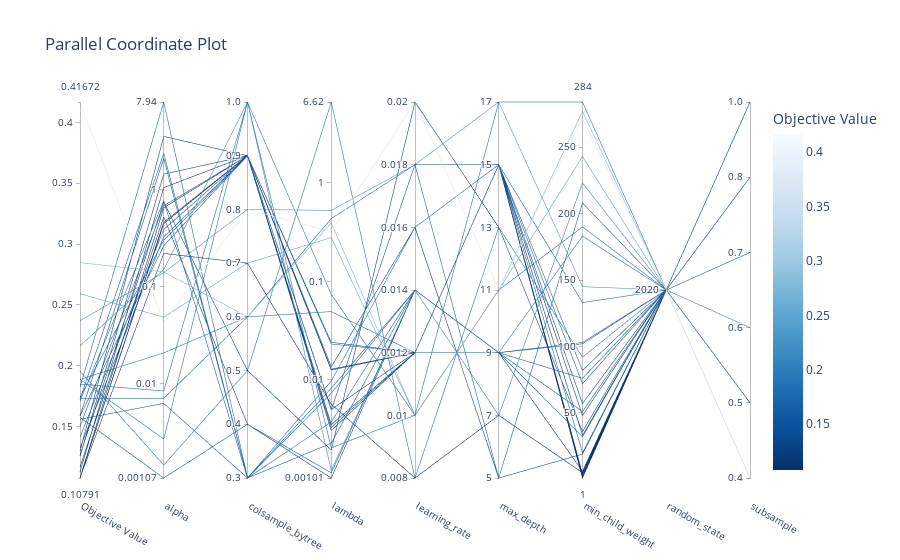

Write notebook code for a chart like this one.
### Code cell
optuna.visualization.plot_parallel_coordinate(study)

### Figure 1 — Plotly figure (JSON) as saved in the notebook; plotly's stock layout.template omitted (floating-point values rounded to 4 significant figures)
{"data": [{"dimensions": [{"label": "Objective Value", "range": [0.1079, 0.4167], "values": [0.1589, 0.1727, 0.1712, 0.1562, 0.1826, 0.1169, 0.1576, 0.1957, 0.1267, 0.2848, 0.1889, 0.1733, 0.1082, 0.2592, 0.2371, 0.4167, 0.1081, 0.1079, 0.1742, 0.1417, 0.1079, 0.1129, 0.1327, 0.1259, 0.1504, 0.1301, 0.1588, 0.185, 0.1889, 0.2164]}, {"label": "alpha", "range": [-2.97, 0.8997], "ticktext": ["0.00107", "0.01", "0.1", "1", "7.94"], "tickvals": [-2.97, -2, -1, 0, 0.8997], "values": [0.3194, 0.3722, -0.1176, -2.203, 0.8997, -0.2833, -2.97, -2.837, -0.1297, -0.8484, -1.682, -2.149, -0.6593, -1.315, -0.8555, -1.369, -0.3519, -0.3378, -0.5242, -0.4121, -0.1888, 0.01908, -0.4875, 0.1575, -0.1684, 0.5452, -0.5796, -2.075, -2.569, -0.8235]}, {"label": "colsample_bytree", "range": [0, 7], "ticktext": ["0.3", "0.4", "0.5", "0.6", "0.7", "0.8", "0.9", "1.0"], "tickvals": [0, 1, 2, 3, 4, 5, 6, 7], "values": [0, 0, 0, 0, 0, 1, 1, 2, 2, 3, 3, 3, 4, 4, 5, 5, 6, 6, 6, 6, 6, 6, 6, 6, 6, 6, 6, 7, 7, 7]}, {"label": "lambda", "range": [-2.997, 0.8211], "ticktext": ["0.00101", "0.01", "0.1", "1", "6.62"], "tickvals": [-2.997, -2, -1, 0, 0.8211], "values": [-2.086, -2.135, -2.429, -2.644, -2.012, -2.997, -2.945, 0.8211, -2.713, -0.4072, -1.307, -0.3633, -2.248, -0.5557, -0.2795, -0.4966, -2.514, -1.901, -1.636, -1.619, -2.455, -2.301, -2.484, -1.892, -2.454, -1.867, -2.305, -1.133, -2.69, -2.919]}, {"label": "learning_rate", "range": [0, 6], "ticktext": ["0.008", "0.01", "0.012", "0.014", "0.016", "0.018", "0.02"], "tickvals": [0, 1, 2, 3, 4, 5, 6], "values": [3, 3, 3, 3, 4, 3, 3, 0, 6, 1, 2, 5, 0, 1, 5, 6, 2, 2, 2, 2, 2, 2, 2, 2, 2, 4, 5, 1, 1, 3]}, {"label": "max_depth", "range": [0, 6], "ticktext": ["5", "7", "9", "11", "13", "15", "17"], "tickvals": [0, 1, 2, 3, 4, 5, 6], "values": [2, 2, 2, 2, 5, 2, 2, 4, 4, 3, 2, 0, 1, 3, 6, 3, 5, 5, 5, 5, 5, 5, 5, 5, 5, 0, 5, 3, 6, 1]}, {"label": "min_child_weight", "range": [1, 284], "values": [32, 51, 103, 102, 20, 6, 76, 92, 36, 277, 183, 208, 5, 243, 145, 272, 4, 2, 133, 57, 1, 3, 48, 33, 72, 19, 82, 190, 284, 223]}, {"label": "random_state", "range": [0, 0], "ticktext": ["2020"], "tickvals": [0], "values": [0, 0, 0, 0, 0, 0, 0, 0, 0, 0, 0, 0, 0, 0, 0, 0, 0, 0, 0, 0, 0, 0, 0, 0, 0, 0, 0, 0, 0, 0]}, {"label": "subsample", "range": [0, 5], "ticktext": ["0.4", "0.5", "0.6", "0.7", "0.8", "1.0"], "tickvals": [0, 1, 2, 3, 4, 5], "values": [1, 1, 4, 5, 1, 3, 3, 1, 4, 2, 4, 5, 3, 2, 0, 0, 3, 3, 3, 3, 3, 3, 3, 3, 3, 3, 2, 5, 5, 3]}], "labelangle": 30, "labelside": "bottom", "line": {"color": [0.1589, 0.1727, 0.1712, 0.1562, 0.1826, 0.1169, 0.1576, 0.1957, 0.1267, 0.2848, 0.1889, 0.1733, 0.1082, 0.2592, 0.2371, 0.4167, 0.1081, 0.1079, 0.1742, 0.1417, 0.1079, 0.1129, 0.1327, 0.1259, 0.1504, 0.1301, 0.1588, 0.185, 0.1889, 0.2164], "colorbar": {"title": {"text": "Objective Value"}}, "colorscale": [[0, "rgb(247,251,255)"], [0.125, "rgb(222,235,247)"], [0.25, "rgb(198,219,239)"], [0.375, "rgb(158,202,225)"], [0.5, "rgb(107,174,214)"], [0.625, "rgb(66,146,198)"], [0.75, "rgb(33,113,181)"], [0.875, "rgb(8,81,156)"], [1, "rgb(8,48,107)"]], "reversescale": true, "showscale": true}, "type": "parcoords"}], "layout": {"autosize": true, "title": {"text": "Parallel Coordinate Plot"}}}
